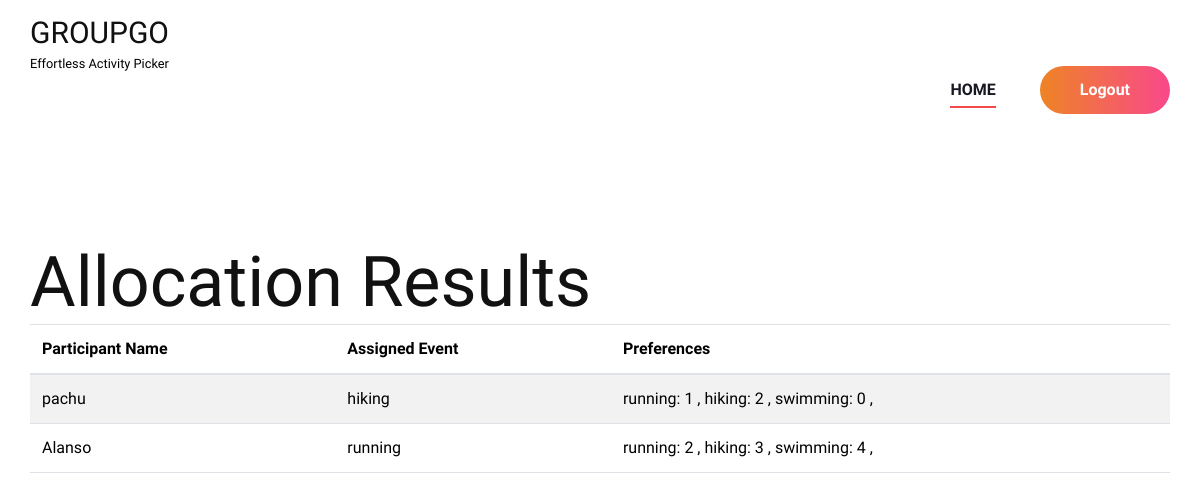
/view-allocation/ (signed in), run on the app's committed database.
### AllocationAdmin/models.py (models this page shows)
class Participant(models.Model):
    name=models.CharField(max_length=50)
    email=models.EmailField()
    is_active=models.BooleanField(default=True)
    created_on=models.DateTimeField(auto_now_add=True)
    updated_on=models.DateTimeField(auto_now=True)
    assigned_to=models.ForeignKey(Event,on_delete=models.CASCADE,null=True,related_name="OLD_ALLOCATION")
    assigned_to_new=models.ForeignKey(Event,on_delete=models.CASCADE,null=True,related_name='NEW_ALLOCATION')
    assigned_to_max=models.ForeignKey(Event,on_delete=models.CASCADE,null=True,related_name='MAX_ALLOCATION')

class Event(models.Model):
    name=models.CharField(max_length=50)
    description=models.TextField(null=True,blank=True)
    min_participants=models.IntegerField()
    max_participants=models.IntegerField()
    code=models.CharField(max_length=50,unique=True)
    is_active = models.BooleanField(default=True)
    created_by=models.ForeignKey(User,on_delete=models.CASCADE)
    created_on=models.DateTimeField(auto_now_add=True)

class ParticipantActivity(models.Model):
    participant = models.ForeignKey(Participant, on_delete=models.CASCADE)
    event = models.ForeignKey(Event, on_delete=models.CASCADE)
    preference = models.IntegerField(default=0)  # Allowing negative, positive, and zero

### AllocationAdmin/views.py (the view)
# urls.py: path('view-allocation/', views.view_allocation, name='view_allocation'),
@login_required
def view_allocation(request):
    try:
        events = Event.objects.filter(created_by=request.user)
        participants = Participant.objects.filter(
            participantactivity__event__in=events
        ).distinct()
        events_list = list(events)
        Preferences = []
        assignment_dict = {}
        for idx, participant in enumerate(participants):
            preferences = []
            assigned_event = participant.assigned_to  # Assuming 'assigned_to' holds the current assignment
            assigned_event_idx = events_list.index(assigned_event) if assigned_event in events_list else None
            if assigned_event_idx is not None:
                assignment_dict[idx] = assigned_event_idx
            for event in events_list:
                activity_preference = ParticipantActivity.objects.filter(participant=participant, event=event).first()
                preferences.append(activity_preference.preference if activity_preference else 0)
            Preferences.append(preferences)
        return render(request, 'Organizer/allocation.html', {'participants': participants})
    except Exception as e:
        print(e)
        messages.error(request, 'Error viewing allocations!')
        return render(request, 'Organizer/allocation.html')

### templates/Organizer/allocation.html (shortened to what this page needs)
{% extends 'Organizer/Head.html' %}
{% block content %}
<br><br><br><br>
<!DOCTYPE html>
<html lang="en">
<head>
</head>
<body>
    <div class="container">
        <h1>Allocation Results</h1>
        <table class="table table-striped">
            <thead>
                <tr>
                    <th>Participant Name</th>
                    <th>Assigned Event</th>
                    <th>Preferences</th>
                </tr>
            </thead>
            <tbody>
                {% for participant in participants %}
                <tr>
                    <td>{{ participant.name }}</td>
                    <td>
                        {% if participant.assigned_to %}
                            {{ participant.assigned_to.name }}
                        {% else %}
                            None
                        {% endif %}
                    </td>
                    <td>
                        {% for pa in participant.participantactivity_set.all %}
                            {{ pa.event.name }}: {{ pa.preference }} ,
                        {% endfor %}
                    </td>
                </tr>
                {% empty %}
                <tr>
                    <td colspan="3">No participants have been allocated yet.</td>
                </tr>
                {% endfor %}
            </tbody>
        </table>
    </div>
</body>
</html>
<br><br><br><br><br><br><br><br><br><br><br><br><br><br><br><br><br><br><br><br><br>
{% endblock content %}

### static/Main/css/style.css (style rules this page uses)
html, body { height: 100%; font-family: "Work Sans", sans-serif; -webkit-font-smoothing: antialiased; font-smoothing: antialiased; }
h1, h2, h3, h4, h5, h6 { margin: 0; color: #111111; font-weight: 400; font-family: "Work Sans", sans-serif; }
h1 { font-size: 70px; }
@media only screen and (min-width: 1200px) { .container { max-width: 1170px; } }

### data on the page
Participant: name "pachu", assigned_to.name "hiking"
ParticipantActivity: event.name "running", preference "1"
ParticipantActivity: event.name "hiking", preference "2"
ParticipantActivity: event.name "swimming", preference "0"
Participant: name "Alanso", assigned_to.name "running"
ParticipantActivity: event.name "running", preference "2"
ParticipantActivity: event.name "hiking", preference "3"
ParticipantActivity: event.name "swimming", preference "4"
